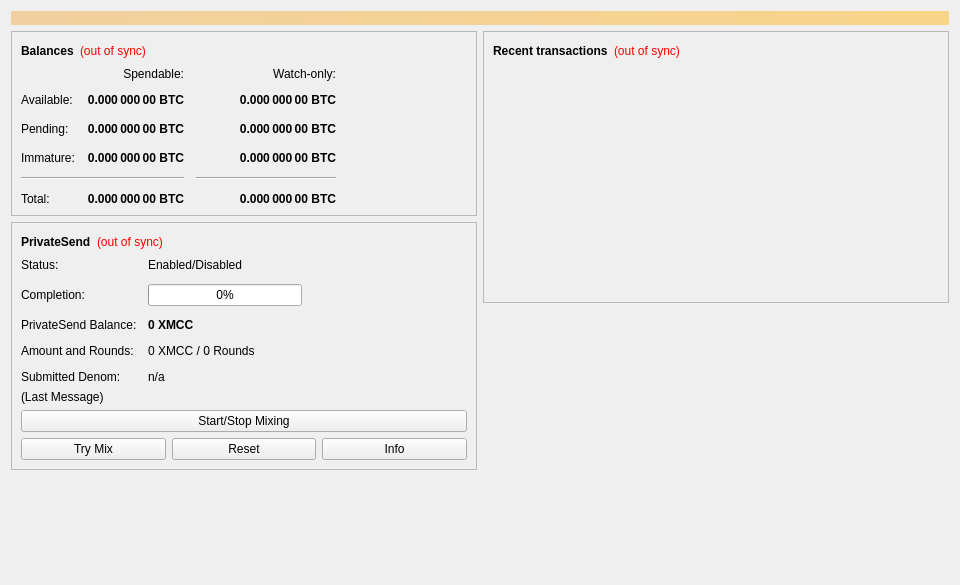
<?xml version="1.0" encoding="UTF-8"?>
<ui version="4.0">
 <class>OverviewPage</class>
 <widget class="QWidget" name="OverviewPage">
  <property name="geometry">
   <rect>
    <x>0</x>
    <y>0</y>
    <width>960</width>
    <height>585</height>
   </rect>
  </property>
  <property name="minimumSize">
   <size>
    <width>960</width>
    <height>0</height>
   </size>
  </property>
  <property name="windowTitle">
   <string>Form</string>
  </property>
  <layout class="QVBoxLayout" name="topLayout">
   <item>
    <widget class="QLabel" name="labelAlerts">
     <property name="visible">
      <bool>false</bool>
     </property>
     <property name="styleSheet">
      <string notr="true">background-color: qlineargradient(x1: 0, y1: 0, x2: 1, y2: 0, stop:0 #F0D0A0, stop:1 #F8D488); color:#000000;</string>
     </property>
     <property name="wordWrap">
      <bool>true</bool>
     </property>
     <property name="margin">
      <number>3</number>
     </property>
    </widget>
   </item>
   <item>
    <layout class="QHBoxLayout" name="horizontalLayout" stretch="1,1">
     <item>
      <layout class="QVBoxLayout" name="verticalLayout_2">
       <item>
        <widget class="QFrame" name="frame">
         <property name="frameShape">
          <enum>QFrame::StyledPanel</enum>
         </property>
         <property name="frameShadow">
          <enum>QFrame::Raised</enum>
         </property>
         <layout class="QVBoxLayout" name="verticalLayout_4">
          <item>
           <layout class="QHBoxLayout" name="horizontalLayout_4">
            <item>
             <widget class="QLabel" name="label_5">
              <property name="font">
               <font>
                <weight>75</weight>
                <bold>true</bold>
               </font>
              </property>
              <property name="text">
               <string>Balances</string>
              </property>
             </widget>
            </item>
            <item>
             <widget class="QLabel" name="labelWalletStatus">
              <property name="toolTip">
               <string>The displayed information may be out of date. Your wallet automatically synchronizes with the monoeci network after a connection is established, but this process has not completed yet.</string>
              </property>
              <property name="styleSheet">
               <string notr="true">QLabel { color: red; }</string>
              </property>
              <property name="text">
               <string notr="true">(out of sync)</string>
              </property>
              <property name="alignment">
               <set>Qt::AlignLeading|Qt::AlignLeft|Qt::AlignVCenter</set>
              </property>
             </widget>
            </item>
            <item>
             <spacer name="horizontalSpacer_3">
              <property name="orientation">
               <enum>Qt::Horizontal</enum>
              </property>
              <property name="sizeHint" stdset="0">
               <size>
                <width>40</width>
                <height>20</height>
               </size>
              </property>
             </spacer>
            </item>
           </layout>
          </item>
          <item>
           <layout class="QGridLayout" name="gridLayout">
            <property name="spacing">
             <number>12</number>
            </property>
            <item row="2" column="2">
             <widget class="QLabel" name="labelWatchPending">
              <property name="font">
               <font>
                <weight>75</weight>
                <bold>true</bold>
               </font>
              </property>
              <property name="cursor">
               <cursorShape>IBeamCursor</cursorShape>
              </property>
              <property name="toolTip">
               <string>Unconfirmed transactions to watch-only addresses</string>
              </property>
              <property name="text">
               <string notr="true">0.000 000 00 BTC</string>
              </property>
              <property name="alignment">
               <set>Qt::AlignRight|Qt::AlignTrailing|Qt::AlignVCenter</set>
              </property>
              <property name="textInteractionFlags">
               <set>Qt::LinksAccessibleByMouse|Qt::TextSelectableByKeyboard|Qt::TextSelectableByMouse</set>
              </property>
             </widget>
            </item>
            <item row="2" column="1">
             <widget class="QLabel" name="labelUnconfirmed">
              <property name="font">
               <font>
                <weight>75</weight>
                <bold>true</bold>
               </font>
              </property>
              <property name="cursor">
               <cursorShape>IBeamCursor</cursorShape>
              </property>
              <property name="toolTip">
               <string>Total of transactions that have yet to be confirmed, and do not yet count toward the spendable balance</string>
              </property>
              <property name="text">
               <string notr="true">0.000 000 00 BTC</string>
              </property>
              <property name="alignment">
               <set>Qt::AlignRight|Qt::AlignTrailing|Qt::AlignVCenter</set>
              </property>
              <property name="textInteractionFlags">
               <set>Qt::LinksAccessibleByMouse|Qt::TextSelectableByKeyboard|Qt::TextSelectableByMouse</set>
              </property>
             </widget>
            </item>
            <item row="3" column="2">
             <widget class="QLabel" name="labelWatchImmature">
              <property name="font">
               <font>
                <weight>75</weight>
                <bold>true</bold>
               </font>
              </property>
              <property name="cursor">
               <cursorShape>IBeamCursor</cursorShape>
              </property>
              <property name="toolTip">
               <string>Mined balance in watch-only addresses that has not yet matured</string>
              </property>
              <property name="text">
               <string notr="true">0.000 000 00 BTC</string>
              </property>
              <property name="alignment">
               <set>Qt::AlignRight|Qt::AlignTrailing|Qt::AlignVCenter</set>
              </property>
              <property name="textInteractionFlags">
               <set>Qt::LinksAccessibleByMouse|Qt::TextSelectableByKeyboard|Qt::TextSelectableByMouse</set>
              </property>
             </widget>
            </item>
            <item row="4" column="0" colspan="2">
             <widget class="Line" name="lineSpendableBalance">
              <property name="orientation">
               <enum>Qt::Horizontal</enum>
              </property>
             </widget>
            </item>
            <item row="4" column="2">
             <widget class="Line" name="lineWatchBalance">
              <property name="sizePolicy">
               <sizepolicy hsizetype="Preferred" vsizetype="Fixed">
                <horstretch>0</horstretch>
                <verstretch>0</verstretch>
               </sizepolicy>
              </property>
              <property name="minimumSize">
               <size>
                <width>140</width>
                <height>0</height>
               </size>
              </property>
              <property name="orientation">
               <enum>Qt::Horizontal</enum>
              </property>
             </widget>
            </item>
            <item row="5" column="0">
             <widget class="QLabel" name="labelTotalText">
              <property name="text">
               <string>Total:</string>
              </property>
             </widget>
            </item>
            <item row="3" column="1">
             <widget class="QLabel" name="labelImmature">
              <property name="font">
               <font>
                <weight>75</weight>
                <bold>true</bold>
               </font>
              </property>
              <property name="cursor">
               <cursorShape>IBeamCursor</cursorShape>
              </property>
              <property name="toolTip">
               <string>Mined balance that has not yet matured</string>
              </property>
              <property name="text">
               <string notr="true">0.000 000 00 BTC</string>
              </property>
              <property name="alignment">
               <set>Qt::AlignRight|Qt::AlignTrailing|Qt::AlignVCenter</set>
              </property>
              <property name="textInteractionFlags">
               <set>Qt::LinksAccessibleByMouse|Qt::TextSelectableByKeyboard|Qt::TextSelectableByMouse</set>
              </property>
             </widget>
            </item>
            <item row="2" column="3">
             <spacer name="horizontalSpacer_2">
              <property name="orientation">
               <enum>Qt::Horizontal</enum>
              </property>
              <property name="sizeHint" stdset="0">
               <size>
                <width>40</width>
                <height>20</height>
               </size>
              </property>
             </spacer>
            </item>
            <item row="3" column="0">
             <widget class="QLabel" name="labelImmatureText">
              <property name="text">
               <string>Immature:</string>
              </property>
             </widget>
            </item>
            <item row="5" column="1">
             <widget class="QLabel" name="labelTotal">
              <property name="font">
               <font>
                <weight>75</weight>
                <bold>true</bold>
               </font>
              </property>
              <property name="cursor">
               <cursorShape>IBeamCursor</cursorShape>
              </property>
              <property name="toolTip">
               <string>Your current total balance</string>
              </property>
              <property name="text">
               <string notr="true">0.000 000 00 BTC</string>
              </property>
              <property name="alignment">
               <set>Qt::AlignRight|Qt::AlignTrailing|Qt::AlignVCenter</set>
              </property>
              <property name="textInteractionFlags">
               <set>Qt::LinksAccessibleByMouse|Qt::TextSelectableByKeyboard|Qt::TextSelectableByMouse</set>
              </property>
             </widget>
            </item>
            <item row="5" column="2">
             <widget class="QLabel" name="labelWatchTotal">
              <property name="font">
               <font>
                <weight>75</weight>
                <bold>true</bold>
               </font>
              </property>
              <property name="cursor">
               <cursorShape>IBeamCursor</cursorShape>
              </property>
              <property name="toolTip">
               <string>Current total balance in watch-only addresses</string>
              </property>
              <property name="text">
               <string notr="true">0.000 000 00 BTC</string>
              </property>
              <property name="alignment">
               <set>Qt::AlignRight|Qt::AlignTrailing|Qt::AlignVCenter</set>
              </property>
              <property name="textInteractionFlags">
               <set>Qt::LinksAccessibleByMouse|Qt::TextSelectableByKeyboard|Qt::TextSelectableByMouse</set>
              </property>
             </widget>
            </item>
            <item row="0" column="2">
             <widget class="QLabel" name="labelWatchonly">
              <property name="text">
               <string>Watch-only:</string>
              </property>
              <property name="alignment">
               <set>Qt::AlignRight|Qt::AlignTrailing|Qt::AlignVCenter</set>
              </property>
             </widget>
            </item>
            <item row="1" column="0">
             <widget class="QLabel" name="labelBalanceText">
              <property name="text">
               <string>Available:</string>
              </property>
             </widget>
            </item>
            <item row="1" column="1">
             <widget class="QLabel" name="labelBalance">
              <property name="font">
               <font>
                <weight>75</weight>
                <bold>true</bold>
               </font>
              </property>
              <property name="cursor">
               <cursorShape>IBeamCursor</cursorShape>
              </property>
              <property name="toolTip">
               <string>Your current spendable balance</string>
              </property>
              <property name="text">
               <string notr="true">0.000 000 00 BTC</string>
              </property>
              <property name="alignment">
               <set>Qt::AlignRight|Qt::AlignTrailing|Qt::AlignVCenter</set>
              </property>
              <property name="textInteractionFlags">
               <set>Qt::LinksAccessibleByMouse|Qt::TextSelectableByKeyboard|Qt::TextSelectableByMouse</set>
              </property>
             </widget>
            </item>
            <item row="1" column="2">
             <widget class="QLabel" name="labelWatchAvailable">
              <property name="font">
               <font>
                <weight>75</weight>
                <bold>true</bold>
               </font>
              </property>
              <property name="cursor">
               <cursorShape>IBeamCursor</cursorShape>
              </property>
              <property name="toolTip">
               <string>Your current balance in watch-only addresses</string>
              </property>
              <property name="text">
               <string notr="true">0.000 000 00 BTC</string>
              </property>
              <property name="alignment">
               <set>Qt::AlignRight|Qt::AlignTrailing|Qt::AlignVCenter</set>
              </property>
              <property name="textInteractionFlags">
               <set>Qt::LinksAccessibleByMouse|Qt::TextSelectableByKeyboard|Qt::TextSelectableByMouse</set>
              </property>
             </widget>
            </item>
            <item row="2" column="0">
             <widget class="QLabel" name="labelPendingText">
              <property name="text">
               <string>Pending:</string>
              </property>
             </widget>
            </item>
            <item row="0" column="1">
             <widget class="QLabel" name="labelSpendable">
              <property name="text">
               <string>Spendable:</string>
              </property>
              <property name="alignment">
               <set>Qt::AlignRight|Qt::AlignTrailing|Qt::AlignVCenter</set>
              </property>
             </widget>
            </item>
           </layout>
          </item>
         </layout>
        </widget>
       </item>
       <item>
        <widget class="QFrame" name="framePrivateSend">
         <property name="layoutDirection">
          <enum>Qt::LeftToRight</enum>
         </property>
         <property name="frameShape">
          <enum>QFrame::StyledPanel</enum>
         </property>
         <property name="frameShadow">
          <enum>QFrame::Raised</enum>
         </property>
         <layout class="QVBoxLayout" name="VerticalLayout_PS1">
          <item>
           <layout class="QHBoxLayout" name="horizontalLayout_5">
            <item>
             <widget class="QLabel" name="labelPrivateSendHeader">
              <property name="font">
               <font>
                <weight>75</weight>
                <bold>true</bold>
               </font>
              </property>
              <property name="text">
               <string>PrivateSend</string>
              </property>
             </widget>
            </item>
            <item>
             <widget class="QLabel" name="labelPrivateSendSyncStatus">
              <property name="toolTip">
               <string>The displayed information may be out of date. Your wallet automatically synchronizes with the monoeci network after a connection is established, but this process has not completed yet.</string>
              </property>
              <property name="styleSheet">
               <string notr="true">QLabel { color: red; }</string>
              </property>
              <property name="text">
               <string notr="true">(out of sync)</string>
              </property>
              <property name="alignment">
               <set>Qt::AlignLeading|Qt::AlignLeft|Qt::AlignVCenter</set>
              </property>
             </widget>
            </item>
            <item>
             <spacer name="horizontalSpacer_4">
              <property name="orientation">
               <enum>Qt::Horizontal</enum>
              </property>
              <property name="sizeHint" stdset="0">
               <size>
                <width>40</width>
                <height>20</height>
               </size>
              </property>
             </spacer>
            </item>
           </layout>
          </item>
          <item>
           <layout class="QFormLayout" name="privateSendFormLayout">
            <property name="fieldGrowthPolicy">
             <enum>QFormLayout::AllNonFixedFieldsGrow</enum>
            </property>
            <property name="horizontalSpacing">
             <number>11</number>
            </property>
            <property name="verticalSpacing">
             <number>12</number>
            </property>
            <item row="0" column="0">
             <widget class="QLabel" name="labelPrivateSendEnabledText">
              <property name="text">
               <string>Status:</string>
              </property>
             </widget>
            </item>
            <item row="0" column="1">
             <widget class="QLabel" name="labelPrivateSendEnabled">
              <property name="text">
               <string>Enabled/Disabled</string>
              </property>
             </widget>
            </item>
            <item row="1" column="0">
             <widget class="QLabel" name="labelCompletitionText">
              <property name="text">
               <string>Completion:</string>
              </property>
             </widget>
            </item>
            <item row="1" column="1">
             <widget class="QProgressBar" name="privateSendProgress">
              <property name="maximumSize">
               <size>
                <width>154</width>
                <height>16777215</height>
               </size>
              </property>
              <property name="value">
               <number>0</number>
              </property>
             </widget>
            </item>
            <item row="2" column="0">
             <widget class="QLabel" name="labelAnonymizedText">
              <property name="text">
               <string>PrivateSend Balance:</string>
              </property>
             </widget>
            </item>
            <item row="2" column="1">
             <widget class="QLabel" name="labelAnonymized">
              <property name="font">
               <font>
                <weight>75</weight>
                <bold>true</bold>
               </font>
              </property>
              <property name="text">
               <string notr="true">0 XMCC</string>
              </property>
             </widget>
            </item>
            <item row="3" column="0">
             <widget class="QLabel" name="labelAmountAndRoundsText">
              <property name="text">
               <string>Amount and Rounds:</string>
              </property>
             </widget>
            </item>
            <item row="3" column="1">
             <widget class="QLabel" name="labelAmountRounds">
              <property name="text">
               <string>0 XMCC / 0 Rounds</string>
              </property>
             </widget>
            </item>
            <item row="4" column="0">
             <widget class="QLabel" name="labelSubmittedDenomText">
              <property name="text">
               <string>Submitted Denom:</string>
              </property>
             </widget>
            </item>
            <item row="4" column="1">
             <widget class="QLabel" name="labelSubmittedDenom">
              <property name="toolTip">
               <string>The denominations you submitted to the Masternode.&lt;br&gt;To mix, other users must submit the exact same denominations.</string>
              </property>
              <property name="text">
               <string>n/a</string>
              </property>
             </widget>
            </item>
           </layout>
          </item>
          <item>
           <layout class="QVBoxLayout" name="VerticalLayout_PS">
            <item>
             <widget class="QLabel" name="labelPrivateSendLastMessage">
              <property name="text">
               <string>(Last Message)</string>
              </property>
              <property name="alignment">
               <set>Qt::AlignLeading|Qt::AlignLeft|Qt::AlignTop</set>
              </property>
              <property name="wordWrap">
               <bool>true</bool>
              </property>
             </widget>
            </item>
            <item>
             <widget class="QPushButton" name="togglePrivateSend">
              <property name="sizePolicy">
               <sizepolicy hsizetype="MinimumExpanding" vsizetype="Fixed">
                <horstretch>0</horstretch>
                <verstretch>0</verstretch>
               </sizepolicy>
              </property>
              <property name="text">
               <string>Start/Stop Mixing</string>
              </property>
             </widget>
            </item>
            <item>
             <layout class="QHBoxLayout" name="horizontalLayout_debugbuttons">
              <item>
               <widget class="QPushButton" name="privateSendAuto">
                <property name="sizePolicy">
                 <sizepolicy hsizetype="MinimumExpanding" vsizetype="Fixed">
                  <horstretch>0</horstretch>
                  <verstretch>0</verstretch>
                 </sizepolicy>
                </property>
                <property name="toolTip">
                 <string>Try to manually submit a PrivateSend request.</string>
                </property>
                <property name="text">
                 <string>Try Mix</string>
                </property>
               </widget>
              </item>
              <item>
               <widget class="QPushButton" name="privateSendReset">
                <property name="sizePolicy">
                 <sizepolicy hsizetype="MinimumExpanding" vsizetype="Fixed">
                  <horstretch>0</horstretch>
                  <verstretch>0</verstretch>
                 </sizepolicy>
                </property>
                <property name="toolTip">
                 <string>Reset the current status of PrivateSend (can interrupt PrivateSend if it's in the process of Mixing, which can cost you money!)</string>
                </property>
                <property name="autoFillBackground">
                 <bool>false</bool>
                </property>
                <property name="text">
                 <string>Reset</string>
                </property>
               </widget>
              </item>
              <item>
               <widget class="QPushButton" name="privateSendInfo">
                <property name="sizePolicy">
                 <sizepolicy hsizetype="MinimumExpanding" vsizetype="Fixed">
                  <horstretch>0</horstretch>
                  <verstretch>0</verstretch>
                 </sizepolicy>
                </property>
                <property name="toolTip">
                 <string>Information about PrivateSend and Mixing</string>
                </property>
                <property name="text">
                 <string>Info</string>
                </property>
               </widget>
              </item>
             </layout>
            </item>
           </layout>
          </item>
         </layout>
        </widget>
       </item>
       <item>
        <spacer name="verticalSpacer">
         <property name="orientation">
          <enum>Qt::Vertical</enum>
         </property>
         <property name="sizeHint" stdset="0">
          <size>
           <width>20</width>
           <height>40</height>
          </size>
         </property>
        </spacer>
       </item>
      </layout>
     </item>
     <item>
      <layout class="QVBoxLayout" name="verticalLayout_3">
       <item>
        <widget class="QFrame" name="frame_2">
         <property name="frameShape">
          <enum>QFrame::StyledPanel</enum>
         </property>
         <property name="frameShadow">
          <enum>QFrame::Raised</enum>
         </property>
         <layout class="QVBoxLayout" name="verticalLayout">
          <item>
           <layout class="QHBoxLayout" name="horizontalLayout_2">
            <item>
             <widget class="QLabel" name="label_4">
              <property name="font">
               <font>
                <weight>75</weight>
                <bold>true</bold>
               </font>
              </property>
              <property name="text">
               <string>Recent transactions</string>
              </property>
             </widget>
            </item>
            <item>
             <widget class="QLabel" name="labelTransactionsStatus">
              <property name="toolTip">
               <string>The displayed information may be out of date. Your wallet automatically synchronizes with the monoeci network after a connection is established, but this process has not completed yet.</string>
              </property>
              <property name="styleSheet">
               <string notr="true">QLabel { color: red; }</string>
              </property>
              <property name="text">
               <string notr="true">(out of sync)</string>
              </property>
              <property name="alignment">
               <set>Qt::AlignLeading|Qt::AlignLeft|Qt::AlignVCenter</set>
              </property>
             </widget>
            </item>
            <item>
             <spacer name="horizontalSpacer">
              <property name="orientation">
               <enum>Qt::Horizontal</enum>
              </property>
              <property name="sizeHint" stdset="0">
               <size>
                <width>40</width>
                <height>20</height>
               </size>
              </property>
             </spacer>
            </item>
           </layout>
          </item>
          <item>
           <widget class="QListView" name="listTransactions">
            <property name="styleSheet">
             <string notr="true">QListView { background: transparent; }</string>
            </property>
            <property name="frameShape">
             <enum>QFrame::NoFrame</enum>
            </property>
            <property name="verticalScrollBarPolicy">
             <enum>Qt::ScrollBarAlwaysOff</enum>
            </property>
            <property name="horizontalScrollBarPolicy">
             <enum>Qt::ScrollBarAlwaysOff</enum>
            </property>
            <property name="selectionMode">
             <enum>QAbstractItemView::NoSelection</enum>
            </property>
           </widget>
          </item>
         </layout>
        </widget>
       </item>
       <item>
        <spacer name="verticalSpacer_2">
         <property name="orientation">
          <enum>Qt::Vertical</enum>
         </property>
         <property name="sizeHint" stdset="0">
          <size>
           <width>20</width>
           <height>40</height>
          </size>
         </property>
        </spacer>
       </item>
      </layout>
     </item>
    </layout>
   </item>
  </layout>
 </widget>
 <resources/>
 <connections/>
</ui>
